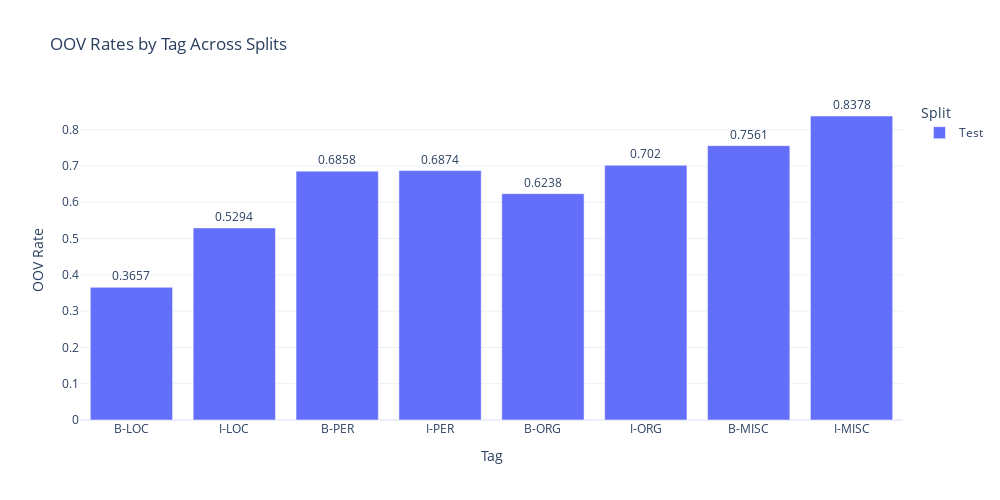

Here is the notebook cell this chart was saved with:
### Code cell
tags = ['B-LOC', 'I-LOC', 'B-PER', 'I-PER', 'B-ORG', 'I-ORG', 'B-MISC', 'I-MISC']
splits = ['train', 'test']
dataset = corpora['ANERCorp_CamelLab']

# OOV
oov = OOVAnalyzer(dataset, tags)
oov_df = oov.calculate_oov_rates()
oov.visualize_oov_rates(oov_df)

### Figure 1 — Plotly figure (JSON) as saved in the notebook; plotly's stock layout.template omitted (floating-point values rounded to 4 significant figures)
{"data": [{"alignmentgroup": "True", "hovertemplate": "Split=Test<br>Tag=%{x}<br>OOV Rate=%{text}<extra></extra>", "legendgroup": "Test", "marker": {"color": "#636efa", "pattern": {"shape": ""}}, "name": "Test", "offsetgroup": "Test", "orientation": "v", "showlegend": true, "text": [0.3657, 0.5294, 0.6858, 0.6874, 0.6238, 0.702, 0.7561, 0.8378], "textposition": "outside", "type": "bar", "x": ["B-LOC", "I-LOC", "B-PER", "I-PER", "B-ORG", "I-ORG", "B-MISC", "I-MISC"], "xaxis": "x", "y": [0.3657, 0.5294, 0.6858, 0.6874, 0.6238, 0.702, 0.7561, 0.8378], "yaxis": "y"}], "layout": {"barmode": "group", "height": 500, "legend": {"title": {"text": "Split"}, "tracegroupgap": 0}, "title": {"text": "OOV Rates by Tag Across Splits"}, "width": 1000, "xaxis": {"anchor": "y", "domain": [0, 1], "title": {"text": "Tag"}}, "yaxis": {"anchor": "x", "domain": [0, 1], "title": {"text": "OOV Rate"}}}}
